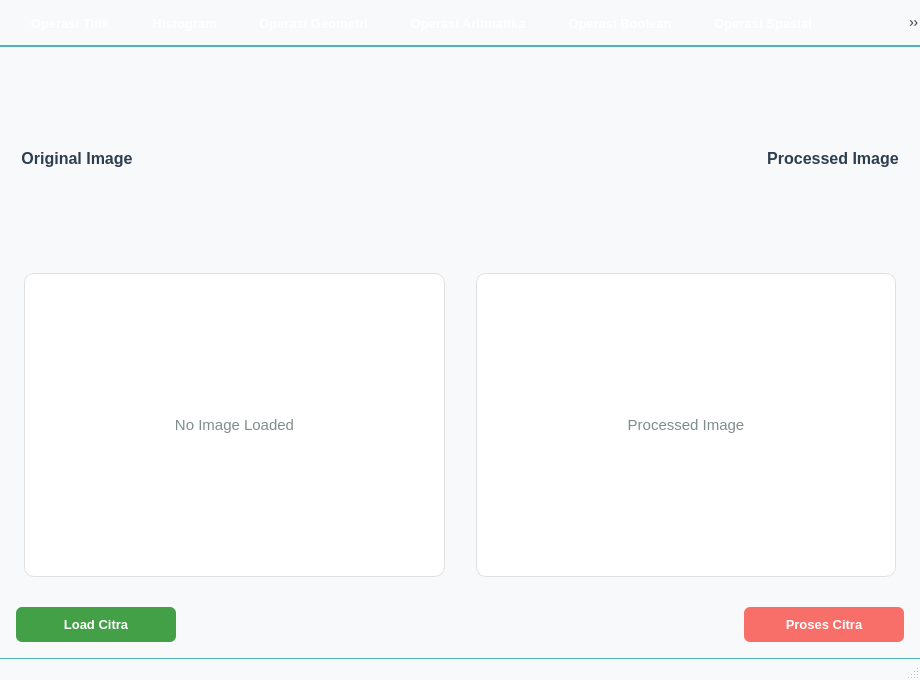
<?xml version="1.0" encoding="UTF-8"?>
<ui version="4.0">
 <class>imgLabel</class>
 <widget class="QMainWindow" name="imgLabel">
  <property name="geometry">
   <rect>
    <x>0</x>
    <y>0</y>
    <width>920</width>
    <height>680</height>
   </rect>
  </property>
  <property name="windowTitle">
   <string>Image Processing Tool</string>
  </property>
  <property name="styleSheet">
   <string notr="true">
   /* Modern UI Styling with Material Design Influence */
   QMainWindow {
       background-color: #f8f9fa;
       font-family: 'Segoe UI', 'Roboto', Arial, sans-serif;
   }

   /* Sleek Menu Bar */
   QMenuBar {
       background: qlineargradient(x1:0, y1:0, x2:0, y2:1,
                                 stop:0 #4a6572, stop:1 #344955);
       color: white;
       padding: 6px;
       border-bottom: 2px solid #4fb3bf;
       font-weight: 500;
       font-size: 10pt;
   }

   QMenuBar::item {
       padding: 8px 16px;
       background: transparent;
       border-radius: 4px;
       margin: 2px;
   }

   QMenuBar::item:selected {
       background: rgba(79, 179, 191, 0.8);
   }

   QMenuBar::item:pressed {
       background: #4fb3bf;
   }

   /* Enhanced Dropdown Menus */
   QMenu {
       background-color: white;
       border: 1px solid #e0e0e0;
       border-radius: 6px;
       padding: 8px;
       box-shadow: 0 4px 12px rgba(0,0,0,0.15);
   }

   QMenu::item {
       padding: 8px 30px 8px 20px;
       margin: 3px 6px;
       border-radius: 4px;
   }

   QMenu::item:selected {
       background-color: #4fb3bf;
       color: white;
   }

   /* Image Display Areas */
   QLabel {
       background-color: white;
       border: 1px solid #e0e0e0;
       border-radius: 10px;
       padding: 6px;
       margin: 8px;
       box-shadow: 0 2px 8px rgba(0,0,0,0.08);
   }

   /* Modern Buttons */
   QPushButton {
       background-color: #4fb3bf;
       color: white;
       border: none;
       padding: 10px 20px;
       border-radius: 6px;
       min-width: 120px;
       font-weight: 500;
       font-size: 10pt;
       box-shadow: 0 2px 6px rgba(79, 179, 191, 0.4);
       transition: background-color 0.3s;
   }

   QPushButton:hover {
       background-color: #3da0ac;
       box-shadow: 0 4px 8px rgba(79, 179, 191, 0.5);
   }

   QPushButton:pressed {
       background-color: #2c8d99;
       box-shadow: 0 1px 4px rgba(79, 179, 191, 0.5);
   }

   /* Special Button Styles */
   #Button_LoadCitra {
       background-color: #43a047;
       box-shadow: 0 2px 6px rgba(67, 160, 71, 0.4);
   }

   #Button_LoadCitra:hover {
       background-color: #388e3c;
       box-shadow: 0 4px 8px rgba(67, 160, 71, 0.5);
   }

   #Button_LoadCitra:pressed {
       background-color: #2e7d32;
       box-shadow: 0 1px 4px rgba(67, 160, 71, 0.5);
   }

   #Button_ProsesCitra {
       background-color: #f86f6a;
       box-shadow: 0 2px 6px rgba(248, 111, 106, 0.4);
   }

   #Button_ProsesCitra:hover {
       background-color: #e05d58;
       box-shadow: 0 4px 8px rgba(248, 111, 106, 0.5);
   }

   #Button_ProsesCitra:pressed {
       background-color: #c74f4b;
       box-shadow: 0 1px 4px rgba(248, 111, 106, 0.5);
   }

   /* Status Bar */
   QStatusBar {
       background: qlineargradient(x1:0, y1:0, x2:0, y2:1,
                                 stop:0 #4a6572, stop:1 #344955);
       color: white;
       padding: 5px;
       border-top: 1px solid #4fb3bf;
   }

   /* Image Section Headers */
   #originalImageLabel, #processedImageLabel {
       background: transparent;
       border: none;
       color: #2c3e50;
       font-size: 12pt;
       font-weight: bold;
       padding: 5px;
       margin: 0px;
       box-shadow: none;
   }

   /* Image Display Labels */
   #label, #label_2 {
       background-color: white;
       border: 1px solid #e0e0e0;
       border-radius: 10px;
       padding: 10px;
       margin: 8px;
       box-shadow: 0 4px 12px rgba(0,0,0,0.1);
       qproperty-alignment: AlignCenter;
       font-size: 11pt;
       color: #7f8c8d;
   }

   /* Tool Tips */
   QToolTip {
       background-color: #344955;
       color: white;
       border: 1px solid #4fb3bf;
       padding: 6px;
       border-radius: 4px;
       opacity: 225;
       font-size: 10pt;
   }

   /* Menu Headers */
   QMenu::title {
       font-weight: bold;
       color: #344955;
       padding: 4px 10px;
       background-color: #f0f0f0;
       border-radius: 4px;
       margin-bottom: 4px;
   }

   /* Scrollbars */
   QScrollBar:vertical {
       border: none;
       background: #f0f0f0;
       width: 10px;
       border-radius: 5px;
       margin: 0px;
   }

   QScrollBar::handle:vertical {
       background: #c0c0c0;
       border-radius: 5px;
       min-height: 20px;
   }

   QScrollBar::handle:vertical:hover {
       background: #a0a0a0;
   }

   QScrollBar::add-line:vertical, QScrollBar::sub-line:vertical {
       height: 0px;
   }

   /* Central Widget */
   #centralwidget {
       margin: 10px;
       background-color: #f8f9fa;
   }
   </string>
  </property>
  <property name="iconSize">
   <size>
    <width>16</width>
    <height>16</height>
   </size>
  </property>
  <widget class="QWidget" name="centralwidget">
   <layout class="QVBoxLayout" name="verticalLayout">
    <property name="spacing">
     <number>12</number>
    </property>
    <property name="leftMargin">
     <number>16</number>
    </property>
    <property name="topMargin">
     <number>16</number>
    </property>
    <property name="rightMargin">
     <number>16</number>
    </property>
    <property name="bottomMargin">
     <number>16</number>
    </property>
    <item>
     <layout class="QHBoxLayout" name="headerLayout">
      <property name="spacing">
       <number>20</number>
      </property>
      <item>
       <widget class="QLabel" name="originalImageLabel">
        <property name="text">
         <string>Original Image</string>
        </property>
        <property name="alignment">
         <set>Qt::AlignCenter</set>
        </property>
       </widget>
      </item>
      <item>
       <spacer name="horizontalSpacer">
        <property name="orientation">
         <enum>Qt::Horizontal</enum>
        </property>
        <property name="sizeHint" stdset="0">
         <size>
          <width>40</width>
          <height>20</height>
         </size>
        </property>
       </spacer>
      </item>
      <item>
       <widget class="QLabel" name="processedImageLabel">
        <property name="text">
         <string>Processed Image</string>
        </property>
        <property name="alignment">
         <set>Qt::AlignCenter</set>
        </property>
       </widget>
      </item>
     </layout>
    </item>
    <item>
     <layout class="QHBoxLayout" name="imageLayout">
      <property name="spacing">
       <number>15</number>
      </property>
      <item>
       <widget class="QLabel" name="label">
        <property name="minimumSize">
         <size>
          <width>420</width>
          <height>320</height>
         </size>
        </property>
        <property name="frameShape">
         <enum>QFrame::NoFrame</enum>
        </property>
        <property name="text">
         <string>No Image Loaded</string>
        </property>
        <property name="alignment">
         <set>Qt::AlignCenter</set>
        </property>
       </widget>
      </item>
      <item>
       <widget class="QLabel" name="label_2">
        <property name="minimumSize">
         <size>
          <width>420</width>
          <height>320</height>
         </size>
        </property>
        <property name="frameShape">
         <enum>QFrame::NoFrame</enum>
        </property>
        <property name="text">
         <string>Processed Image</string>
        </property>
        <property name="alignment">
         <set>Qt::AlignCenter</set>
        </property>
       </widget>
      </item>
     </layout>
    </item>
    <item>
     <layout class="QHBoxLayout" name="buttonLayout">
      <property name="spacing">
       <number>20</number>
      </property>
      <property name="topMargin">
       <number>10</number>
      </property>
      <item>
       <widget class="QPushButton" name="Button_LoadCitra">
        <property name="toolTip">
         <string>Load an image file</string>
        </property>
        <property name="text">
         <string>Load Citra</string>
        </property>
        <property name="icon">
         <iconset>
          <normaloff>:/icons/upload.png</normaloff>:/icons/upload.png</iconset>
        </property>
        <property name="iconSize">
         <size>
          <width>16</width>
          <height>16</height>
         </size>
        </property>
       </widget>
      </item>
      <item>
       <spacer name="horizontalSpacer_2">
        <property name="orientation">
         <enum>Qt::Horizontal</enum>
        </property>
        <property name="sizeHint" stdset="0">
         <size>
          <width>40</width>
          <height>20</height>
         </size>
        </property>
       </spacer>
      </item>
      <item>
       <widget class="QPushButton" name="Button_ProsesCitra">
        <property name="toolTip">
         <string>Process the loaded image</string>
        </property>
        <property name="text">
         <string>Proses Citra</string>
        </property>
        <property name="icon">
         <iconset>
          <normaloff>:/icons/process.png</normaloff>:/icons/process.png</iconset>
        </property>
        <property name="iconSize">
         <size>
          <width>16</width>
          <height>16</height>
         </size>
        </property>
       </widget>
      </item>
     </layout>
    </item>
   </layout>
  </widget>
  <!-- MENU BAR AND ACTIONS REMAIN THE SAME AS ORIGINAL -->
  <widget class="QMenuBar" name="menubar">
   <property name="geometry">
    <rect>
     <x>0</x>
     <y>0</y>
     <width>920</width>
     <height>28</height>
    </rect>
   </property>
   <widget class="QMenu" name="menuOperasi_Titik">
    <property name="title">
     <string>Operasi Titik</string>
    </property>
    <addaction name="actionOperasi_Pencerahan_2"/>
    <addaction name="actionSimple_Contrast"/>
    <addaction name="actionContrast_Streching"/>
    <addaction name="actionNegative"/>
    <addaction name="actionBinary"/>
   </widget>
   <widget class="QMenu" name="menuHistogram">
    <property name="title">
     <string>Histogram</string>
    </property>
    <addaction name="actionHistogram_Grayscale"/>
    <addaction name="actionHistogram_RGB"/>
    <addaction name="actionHistogram_Equalization"/>
   </widget>
   <widget class="QMenu" name="menuOperasi_Geometri">
    <property name="title">
     <string>Operasi Geometri</string>
    </property>
    <widget class="QMenu" name="menuRotasi">
     <property name="title">
      <string>Rotasi</string>
     </property>
     <addaction name="action90degree"/>
     <addaction name="action_90degree"/>
     <addaction name="action45degree"/>
     <addaction name="action_45degree"/>
     <addaction name="action180degree"/>
    </widget>
    <widget class="QMenu" name="menuResize">
     <property name="title">
      <string>Resize</string>
     </property>
     <widget class="QMenu" name="menuZoom_In">
      <property name="title">
       <string>Zoom In</string>
      </property>
      <addaction name="action2x"/>
      <addaction name="action3x"/>
      <addaction name="action4x"/>
     </widget>
     <widget class="QMenu" name="menuZoom_Out">
      <property name="title">
       <string>Zoom Out</string>
      </property>
      <addaction name="action0_5"/>
      <addaction name="action0_25"/>
      <addaction name="action0_75"/>
     </widget>
     <addaction name="menuZoom_In"/>
     <addaction name="menuZoom_Out"/>
    </widget>
    <addaction name="actionTranslasi"/>
    <addaction name="menuRotasi"/>
    <addaction name="menuResize"/>
    <addaction name="actionCrop"/>
   </widget>
   <widget class="QMenu" name="menuOperasi_Aritmatika">
    <property name="title">
     <string>Operasi Aritmatika</string>
    </property>
    <addaction name="actionTambah_dan_Kurang"/>
    <addaction name="actionBagi_dan_Kali"/>
   </widget>
   <widget class="QMenu" name="menuOperasi_Boolean">
    <property name="title">
     <string>Operasi Boolean</string>
    </property>
    <addaction name="actionOperasi_AND"/>
    <addaction name="actionOperasi_OR"/>
    <addaction name="actionOperasi_XOR"/>
   </widget>
   <widget class="QMenu" name="menuOperasi_Spasial">
    <property name="title">
     <string>Operasi Spasial</string>
    </property>
    <widget class="QMenu" name="menuFilter">
     <property name="title">
      <string>Filter</string>
     </property>
     <addaction name="actionA"/>
     <addaction name="actionB"/>
    </widget>
    <widget class="QMenu" name="menuMean_Filter">
     <property name="title">
      <string>Mean Filter</string>
     </property>
     <addaction name="actionA_2"/>
     <addaction name="actionB_2"/>
    </widget>
    <widget class="QMenu" name="menuSharpening">
     <property name="title">
      <string>Sharpening</string>
     </property>
     <addaction name="action1"/>
     <addaction name="action2"/>
     <addaction name="action3"/>
     <addaction name="action4"/>
     <addaction name="action5"/>
     <addaction name="action6"/>
     <addaction name="action7"/>
    </widget>
    <addaction name="menuFilter"/>
    <addaction name="menuMean_Filter"/>
    <addaction name="actionGaussian_Filter"/>
    <addaction name="menuSharpening"/>
    <addaction name="actionMedian_Filter"/>
    <addaction name="actionMax_Filter"/>
   </widget>
   <widget class="QMenu" name="menuTransformasi_Fourier">
    <property name="title">
     <string>Transformasi Fourier</string>
    </property>
    <addaction name="actionLow_Pass_Filter"/>
    <addaction name="actionHigh_Pass_Filter"/>
   </widget>
   <widget class="QMenu" name="menuDeteksi_Tepi">
    <property name="title">
     <string>Deteksi Tepi</string>
    </property>
    <addaction name="actionSobel"/>
    <addaction name="actionPrewitt"/>
    <addaction name="actionRoberts"/>
    <addaction name="actionCanny"/>
   </widget>
   <addaction name="menuOperasi_Titik"/>
   <addaction name="menuHistogram"/>
   <addaction name="menuOperasi_Geometri"/>
   <addaction name="menuOperasi_Aritmatika"/>
   <addaction name="menuOperasi_Boolean"/>
   <addaction name="menuOperasi_Spasial"/>
   <addaction name="menuTransformasi_Fourier"/>
   <addaction name="menuDeteksi_Tepi"/>
  </widget>
  <widget class="QStatusBar" name="statusbar"/>

  <!-- ALL ORIGINAL ACTIONS REMAIN EXACTLY THE SAME -->
  <action name="actionOperasi_Pencerahan">
   <property name="text">
    <string>Operasi Pencerahan</string>
   </property>
  </action>
  <action name="actionOperasi_Pencerahan_2">
   <property name="text">
    <string>Brightness</string>
   </property>
  </action>
  <action name="actionSimple_Contrast">
   <property name="text">
    <string>Simple Contrast</string>
   </property>
  </action>
  <action name="actionContrast_Streching">
   <property name="text">
    <string>Contrast Streching</string>
   </property>
  </action>
  <action name="actionNegative">
   <property name="text">
    <string>Negative</string>
   </property>
  </action>
  <action name="actionBinary">
   <property name="text">
    <string>Binary</string>
   </property>
  </action>
  <action name="actionHistogram_Grayscale">
   <property name="text">
    <string>Histogram Grayscale</string>
   </property>
  </action>
  <action name="actionHistogram_RGB">
   <property name="text">
    <string>Histogram RGB</string>
   </property>
  </action>
  <action name="actionHistogram_Equalization">
   <property name="text">
    <string>Histogram Equalization</string>
   </property>
  </action>
  <action name="actionTranslasi">
   <property name="text">
    <string>Translasi</string>
   </property>
  </action>
  <action name="action90degree">
   <property name="text">
    <string>90degree</string>
   </property>
  </action>
  <action name="action_90degree">
   <property name="text">
    <string>-90degree</string>
   </property>
  </action>
  <action name="action45degree">
   <property name="text">
    <string>45degree</string>
   </property>
  </action>
  <action name="action_45degree">
   <property name="text">
    <string>-45degree</string>
   </property>
  </action>
  <action name="action180degree">
   <property name="text">
    <string>180degree</string>
   </property>
  </action>
  <action name="action2x">
   <property name="text">
    <string>2x</string>
   </property>
  </action>
  <action name="action3x">
   <property name="text">
    <string>3x</string>
   </property>
  </action>
  <action name="action4x">
   <property name="text">
    <string>4x</string>
   </property>
  </action>
  <action name="action0_5">
   <property name="text">
    <string>0.5</string>
   </property>
  </action>
  <action name="action0_25">
   <property name="text">
    <string>0.25</string>
   </property>
  </action>
  <action name="action0_75">
   <property name="text">
    <string>0.75</string>
   </property>
  </action>
  <action name="actionCrop">
   <property name="text">
    <string>Crop</string>
   </property>
  </action>
  <action name="actionTambah_dan_Kurang">
   <property name="text">
    <string>Tambah dan Kurang</string>
   </property>
  </action>
  <action name="actionBagi_dan_Kali">
   <property name="text">
    <string>Bagi dan Kali</string>
   </property>
  </action>
  <action name="actionOperasi_AND">
   <property name="text">
    <string>Operasi AND</string>
   </property>
  </action>
  <action name="actionOperasi_OR">
   <property name="text">
    <string>Operasi OR</string>
   </property>
  </action>
  <action name="actionOperasi_XOR">
   <property name="text">
    <string>Operasi XOR</string>
   </property>
  </action>
  <action name="actionA">
   <property name="text">
    <string>A</string>
   </property>
  </action>
  <action name="actionB">
   <property name="text">
    <string>B</string>
   </property>
  </action>
  <action name="actionA_2">
   <property name="text">
    <string>A</string>
   </property>
  </action>
  <action name="actionB_2">
   <property name="text">
    <string>B</string>
   </property>
  </action>
  <action name="actionGaussian_Filter">
   <property name="text">
    <string>Gaussian Filter</string>
   </property>
  </action>
  <action name="action1">
   <property name="text">
    <string>1</string>
   </property>
  </action>
  <action name="action2">
   <property name="text">
    <string>2</string>
   </property>
  </action>
  <action name="action3">
   <property name="text">
    <string>3</string>
   </property>
  </action>
  <action name="action4">
   <property name="text">
    <string>4</string>
   </property>
  </action>
  <action name="action5">
   <property name="text">
    <string>5</string>
   </property>
  </action>
  <action name="action6">
   <property name="text">
    <string>6</string>
   </property>
  </action>
  <action name="action7">
   <property name="text">
    <string>7</string>
   </property>
  </action>
  <action name="actionMedian_Filter">
   <property name="text">
    <string>Median Filter</string>
   </property>
  </action>
  <action name="actionMax_Filter">
   <property name="text">
    <string>Max Filter</string>
   </property>
  </action>
  <action name="actionLow_Pass_Filter">
   <property name="text">
    <string>Low Pass Filter</string>
   </property>
  </action>
  <action name="actionHigh_Pass_Filter">
   <property name="text">
    <string>High Pass Filter</string>
   </property>
  </action>
  <action name="actionSobel">
   <property name="text">
    <string>Sobel</string>
   </property>
  </action>
  <action name="actionPrewitt">
   <property name="text">
    <string>Prewitt</string>
   </property>
  </action>
  <action name="actionRoberts">
   <property name="text">
    <string>Roberts</string>
   </property>
  </action>
  <action name="actionCanny">
   <property name="text">
    <string>Canny</string>
   </property>
  </action>
 </widget>
 <resources/>
 <connections/>
</ui>
